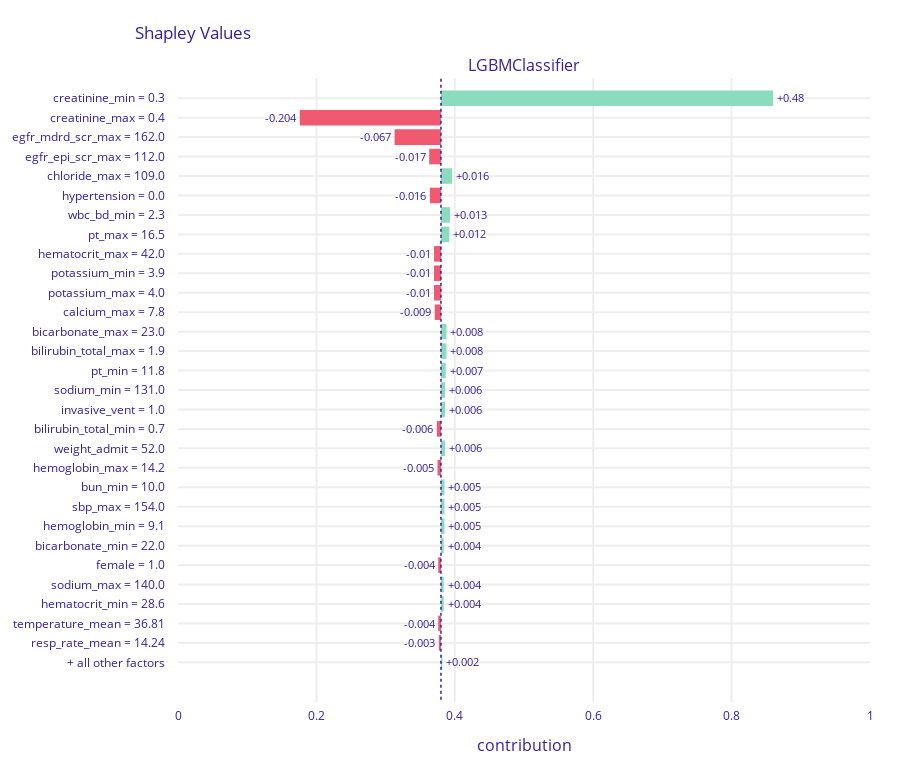
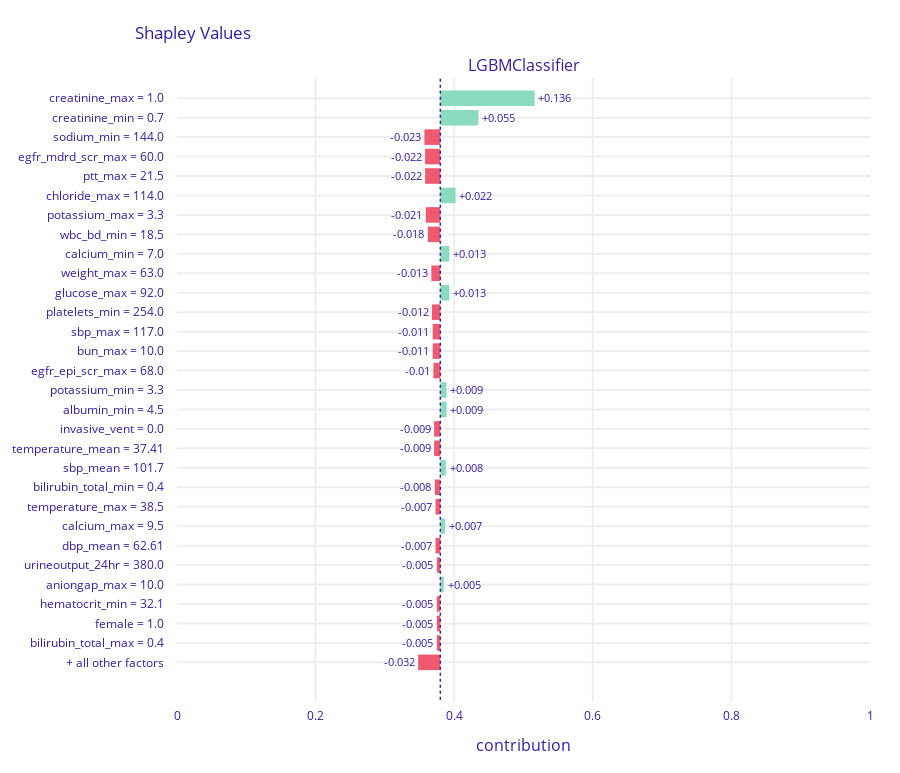

The notebook cell saved with these charts, in order:
### Markdown cell above
## SHAP plot using Dalex

### Code cell
import random
random.seed(42)
rand_list = random.sample(range(0, df_FP.shape[0]), 10)

clf_threshold = 0.38
import dalex as dx

# error_df = {"df_TN":df_TN, "df_FP":df_FP, "df_TP":df_TP, "df_FN":df_FN}
error_df = {"df_FP":df_FP}

for k,df in error_df.items():
    df_shap = df.drop(['y_pred','y_actual','error_category'], axis=1)

    for row_number in rand_list:
        print("Using DALEX SHAP on false positive instance with row number: "+str(row_number))
        exp.predict_parts(df_shap.iloc[[row_number]], N=100, type='shap').plot(min_max=[0,1], max_vars=30, baseline=clf_threshold)

### Figure 1 — Plotly figure (JSON) as saved in the notebook; plotly's stock layout.template omitted (floating-point values rounded to 4 significant figures)
{"data": [{"base": 0.38, "hoverinfo": "text", "hoverlabel": {"bgcolor": "rgba(0,0,0,0.8)"}, "hovertext": ["Average response: 0.38<br>Prediction: 0.653<br>creatinine_min = 0.3<br>increases average response <br>by 0.48", "Average response: 0.38<br>Prediction: 0.653<br>creatinine_max = 0.4<br>decreases average response <br>by 0.204", "Average response: 0.38<br>Prediction: 0.653<br>egfr_mdrd_scr_max = 162.0<br>decreases average response <br>by 0.067", "Average response: 0.38<br>Prediction: 0.653<br>egfr_epi_scr_max = 112.0<br>decreases average response <br>by 0.017", "Average response: 0.38<br>Prediction: 0.653<br>chloride_max = 109.0<br>increases average response <br>by 0.016", "Average response: 0.38<br>Prediction: 0.653<br>hypertension = 0.0<br>decreases average response <br>by 0.016", "Average response: 0.38<br>Prediction: 0.653<br>wbc_bd_min = 2.3<br>increases average response <br>by 0.013", "Average response: 0.38<br>Prediction: 0.653<br>pt_max = 16.5<br>increases average response <br>by 0.012", "Average response: 0.38<br>Prediction: 0.653<br>hematocrit_max = 42.0<br>decreases average response <br>by 0.01", "Average response: 0.38<br>Prediction: 0.653<br>potassium_min = 3.9<br>decreases average response <br>by 0.01", "Average response: 0.38<br>Prediction: 0.653<br>potassium_max = 4.0<br>decreases average response <br>by 0.01", "Average response: 0.38<br>Prediction: 0.653<br>calcium_max = 7.8<br>decreases average response <br>by 0.009", "Average response: 0.38<br>Prediction: 0.653<br>bicarbonate_max = 23.0<br>increases average response <br>by 0.008", "Average response: 0.38<br>Prediction: 0.653<br>bilirubin_total_max = 1.9<br>increases average response <br>by 0.008", "Average response: 0.38<br>Prediction: 0.653<br>pt_min = 11.8<br>increases average response <br>by 0.007", "Average response: 0.38<br>Prediction: 0.653<br>sodium_min = 131.0<br>increases average response <br>by 0.006", "Average response: 0.38<br>Prediction: 0.653<br>invasive_vent = 1.0<br>increases average response <br>by 0.006", "Average response: 0.38<br>Prediction: 0.653<br>bilirubin_total_min = 0.7<br>decreases average response <br>by 0.006", "Average response: 0.38<br>Prediction: 0.653<br>weight_admit = 52.0<br>increases average response <br>by 0.006", "Average response: 0.38<br>Prediction: 0.653<br>hemoglobin_max = 14.2<br>decreases average response <br>by 0.005", "Average response: 0.38<br>Prediction: 0.653<br>bun_min = 10.0<br>increases average response <br>by 0.005", "Average response: 0.38<br>Prediction: 0.653<br>sbp_max = 154.0<br>increases average response <br>by 0.005", "Average response: 0.38<br>Prediction: 0.653<br>hemoglobin_min = 9.1<br>increases average response <br>by 0.005", "Average response: 0.38<br>Prediction: 0.653<br>bicarbonate_min = 22.0<br>increases average response <br>by 0.004", "Average response: 0.38<br>Prediction: 0.653<br>female = 1.0<br>decreases average response <br>by 0.004", "Average response: 0.38<br>Prediction: 0.653<br>sodium_max = 140.0<br>increases average response <br>by 0.004", "Average response: 0.38<br>Prediction: 0.653<br>hematocrit_min = 28.6<br>increases average response <br>by 0.004", "Average response: 0.38<br>Prediction: 0.653<br>temperature_mean = 36.81<br>decreases average response <br>by 0.004", "Average response: 0.38<br>Prediction: 0.653<br>resp_rate_mean = 14.24<br>decreases average response <br>by 0.003", "Average response: 0.38<br>Prediction: 0.653<br>+ all other factors<br>increases average response <br>by 0.002"], "marker": {"color": ["#8bdcbe", "#f05a71", "#f05a71", "#f05a71", "#8bdcbe", "#f05a71", "#8bdcbe", "#8bdcbe", "#f05a71", "#f05a71", "#f05a71", "#f05a71", "#8bdcbe", "#8bdcbe", "#8bdcbe", "#8bdcbe", "#8bdcbe", "#f05a71", "#8bdcbe", "#f05a71", "#8bdcbe", "#8bdcbe", "#8bdcbe", "#8bdcbe", "#f05a71", "#8bdcbe", "#8bdcbe", "#f05a71", "#f05a71", "#8bdcbe"]}, "orientation": "h", "showlegend": false, "text": ["+0.48", "-0.204", "-0.067", "-0.017", "+0.016", "-0.016", "+0.013", "+0.012", "-0.01", "-0.01", "-0.01", "-0.009", "+0.008", "+0.008", "+0.007", "+0.006", "+0.006", "-0.006", "+0.006", "-0.005", "+0.005", "+0.005", "+0.005", "+0.004", "-0.004", "+0.004", "+0.004", "-0.004", "-0.003", "+0.002"], "textposition": "outside", "type": "bar", "x": [0.48, -0.204, -0.067, -0.017, 0.016, -0.016, 0.013, 0.012, -0.01, -0.01, -0.01, -0.009, 0.008, 0.008, 0.007, 0.006, 0.006, -0.006, 0.006, -0.005, 0.005, 0.005, 0.005, 0.004, -0.004, 0.004, 0.004, -0.004, -0.003, 0.002], "xaxis": "x", "y": ["creatinine_min = 0.3", "creatinine_max = 0.4", "egfr_mdrd_scr_max = 162.0", "egfr_epi_scr_max = 112.0", "chloride_max = 109.0", "hypertension = 0.0", "wbc_bd_min = 2.3", "pt_max = 16.5", "hematocrit_max = 42.0", "potassium_min = 3.9", "potassium_max = 4.0", "calcium_max = 7.8", "bicarbonate_max = 23.0", "bilirubin_total_max = 1.9", "pt_min = 11.8", "sodium_min = 131.0", "invasive_vent = 1.0", "bilirubin_total_min = 0.7", "weight_admit = 52.0", "hemoglobin_max = 14.2", "bun_min = 10.0", "sbp_max = 154.0", "hemoglobin_min = 9.1", "bicarbonate_min = 22.0", "female = 1.0", "sodium_max = 140.0", "hematocrit_min = 28.6", "temperature_mean = 36.81", "resp_rate_mean = 14.24", "+ all other factors"], "yaxis": "y"}], "layout": {"annotations": [{"font": {"size": 16}, "showarrow": false, "text": "LGBMClassifier", "x": 0.5, "xanchor": "center", "xref": "paper", "y": 1, "yanchor": "bottom", "yref": "paper"}, {"font": {"size": 16}, "showarrow": false, "text": "contribution", "x": 0.5, "xanchor": "center", "xref": "paper", "y": 0, "yanchor": "top", "yref": "paper", "yshift": -30}], "font": {"color": "#371ea3"}, "height": 773, "margin": {"b": 71, "r": 30, "t": 78}, "shapes": [{"line": {"color": "#371ea3", "dash": "dot", "width": 1.5}, "type": "line", "x0": 0.38, "x1": 0.38, "xref": "x", "y0": -1, "y1": 31, "yref": "y"}], "title": {"text": "Shapley Values", "x": 0.15}, "xaxis": {"anchor": "y", "automargin": true, "domain": [0, 1], "fixedrange": true, "gridwidth": 2, "range": [0, 1], "tickcolor": "white", "ticklen": 3, "ticks": "outside", "type": "linear", "zeroline": false}, "yaxis": {"anchor": "x", "automargin": true, "autorange": "reversed", "domain": [0, 1], "fixedrange": true, "gridwidth": 2, "tickcolor": "white", "ticklen": 10, "ticks": "outside", "type": "category"}}}

### Figure 2 — Plotly figure (JSON) as saved in the notebook; plotly's stock layout.template omitted (floating-point values rounded to 4 significant figures)
{"data": [{"base": 0.38, "hoverinfo": "text", "hoverlabel": {"bgcolor": "rgba(0,0,0,0.8)"}, "hovertext": ["Average response: 0.38<br>Prediction: 0.498<br>creatinine_max = 1.0<br>increases average response <br>by 0.136", "Average response: 0.38<br>Prediction: 0.498<br>creatinine_min = 0.7<br>increases average response <br>by 0.055", "Average response: 0.38<br>Prediction: 0.498<br>sodium_min = 144.0<br>decreases average response <br>by 0.023", "Average response: 0.38<br>Prediction: 0.498<br>egfr_mdrd_scr_max = 60.0<br>decreases average response <br>by 0.022", "Average response: 0.38<br>Prediction: 0.498<br>ptt_max = 21.5<br>decreases average response <br>by 0.022", "Average response: 0.38<br>Prediction: 0.498<br>chloride_max = 114.0<br>increases average response <br>by 0.022", "Average response: 0.38<br>Prediction: 0.498<br>potassium_max = 3.3<br>decreases average response <br>by 0.021", "Average response: 0.38<br>Prediction: 0.498<br>wbc_bd_min = 18.5<br>decreases average response <br>by 0.018", "Average response: 0.38<br>Prediction: 0.498<br>calcium_min = 7.0<br>increases average response <br>by 0.013", "Average response: 0.38<br>Prediction: 0.498<br>weight_max = 63.0<br>decreases average response <br>by 0.013", "Average response: 0.38<br>Prediction: 0.498<br>glucose_max = 92.0<br>increases average response <br>by 0.013", "Average response: 0.38<br>Prediction: 0.498<br>platelets_min = 254.0<br>decreases average response <br>by 0.012", "Average response: 0.38<br>Prediction: 0.498<br>sbp_max = 117.0<br>decreases average response <br>by 0.011", "Average response: 0.38<br>Prediction: 0.498<br>bun_max = 10.0<br>decreases average response <br>by 0.011", "Average response: 0.38<br>Prediction: 0.498<br>egfr_epi_scr_max = 68.0<br>decreases average response <br>by 0.01", "Average response: 0.38<br>Prediction: 0.498<br>potassium_min = 3.3<br>increases average response <br>by 0.009", "Average response: 0.38<br>Prediction: 0.498<br>albumin_min = 4.5<br>increases average response <br>by 0.009", "Average response: 0.38<br>Prediction: 0.498<br>invasive_vent = 0.0<br>decreases average response <br>by 0.009", "Average response: 0.38<br>Prediction: 0.498<br>temperature_mean = 37.41<br>decreases average response <br>by 0.009", "Average response: 0.38<br>Prediction: 0.498<br>sbp_mean = 101.7<br>increases average response <br>by 0.008", "Average response: 0.38<br>Prediction: 0.498<br>bilirubin_total_min = 0.4<br>decreases average response <br>by 0.008", "Average response: 0.38<br>Prediction: 0.498<br>temperature_max = 38.5<br>decreases average response <br>by 0.007", "Average response: 0.38<br>Prediction: 0.498<br>calcium_max = 9.5<br>increases average response <br>by 0.007", "Average response: 0.38<br>Prediction: 0.498<br>dbp_mean = 62.61<br>decreases average response <br>by 0.007", "Average response: 0.38<br>Prediction: 0.498<br>urineoutput_24hr = 380.0<br>decreases average response <br>by 0.005", "Average response: 0.38<br>Prediction: 0.498<br>aniongap_max = 10.0<br>increases average response <br>by 0.005", "Average response: 0.38<br>Prediction: 0.498<br>hematocrit_min = 32.1<br>decreases average response <br>by 0.005", "Average response: 0.38<br>Prediction: 0.498<br>female = 1.0<br>decreases average response <br>by 0.005", "Average response: 0.38<br>Prediction: 0.498<br>bilirubin_total_max = 0.4<br>decreases average response <br>by 0.005", "Average response: 0.38<br>Prediction: 0.498<br>+ all other factors<br>decreases average response <br>by 0.032"], "marker": {"color": ["#8bdcbe", "#8bdcbe", "#f05a71", "#f05a71", "#f05a71", "#8bdcbe", "#f05a71", "#f05a71", "#8bdcbe", "#f05a71", "#8bdcbe", "#f05a71", "#f05a71", "#f05a71", "#f05a71", "#8bdcbe", "#8bdcbe", "#f05a71", "#f05a71", "#8bdcbe", "#f05a71", "#f05a71", "#8bdcbe", "#f05a71", "#f05a71", "#8bdcbe", "#f05a71", "#f05a71", "#f05a71", "#f05a71"]}, "orientation": "h", "showlegend": false, "text": ["+0.136", "+0.055", "-0.023", "-0.022", "-0.022", "+0.022", "-0.021", "-0.018", "+0.013", "-0.013", "+0.013", "-0.012", "-0.011", "-0.011", "-0.01", "+0.009", "+0.009", "-0.009", "-0.009", "+0.008", "-0.008", "-0.007", "+0.007", "-0.007", "-0.005", "+0.005", "-0.005", "-0.005", "-0.005", "-0.032"], "textposition": "outside", "type": "bar", "x": [0.136, 0.055, -0.023, -0.022, -0.022, 0.022, -0.021, -0.018, 0.013, -0.013, 0.013, -0.012, -0.011, -0.011, -0.01, 0.009, 0.009, -0.009, -0.009, 0.008, -0.008, -0.007, 0.007, -0.007, -0.005, 0.005, -0.005, -0.005, -0.005, -0.032], "xaxis": "x", "y": ["creatinine_max = 1.0", "creatinine_min = 0.7", "sodium_min = 144.0", "egfr_mdrd_scr_max = 60.0", "ptt_max = 21.5", "chloride_max = 114.0", "potassium_max = 3.3", "wbc_bd_min = 18.5", "calcium_min = 7.0", "weight_max = 63.0", "glucose_max = 92.0", "platelets_min = 254.0", "sbp_max = 117.0", "bun_max = 10.0", "egfr_epi_scr_max = 68.0", "potassium_min = 3.3", "albumin_min = 4.5", "invasive_vent = 0.0", "temperature_mean = 37.41", "sbp_mean = 101.7", "bilirubin_total_min = 0.4", "temperature_max = 38.5", "calcium_max = 9.5", "dbp_mean = 62.61", "urineoutput_24hr = 380.0", "aniongap_max = 10.0", "hematocrit_min = 32.1", "female = 1.0", "bilirubin_total_max = 0.4", "+ all other factors"], "yaxis": "y"}], "layout": {"annotations": [{"font": {"size": 16}, "showarrow": false, "text": "LGBMClassifier", "x": 0.5, "xanchor": "center", "xref": "paper", "y": 1, "yanchor": "bottom", "yref": "paper"}, {"font": {"size": 16}, "showarrow": false, "text": "contribution", "x": 0.5, "xanchor": "center", "xref": "paper", "y": 0, "yanchor": "top", "yref": "paper", "yshift": -30}], "font": {"color": "#371ea3"}, "height": 773, "margin": {"b": 71, "r": 30, "t": 78}, "shapes": [{"line": {"color": "#371ea3", "dash": "dot", "width": 1.5}, "type": "line", "x0": 0.38, "x1": 0.38, "xref": "x", "y0": -1, "y1": 31, "yref": "y"}], "title": {"text": "Shapley Values", "x": 0.15}, "xaxis": {"anchor": "y", "automargin": true, "domain": [0, 1], "fixedrange": true, "gridwidth": 2, "range": [0, 1], "tickcolor": "white", "ticklen": 3, "ticks": "outside", "type": "linear", "zeroline": false}, "yaxis": {"anchor": "x", "automargin": true, "autorange": "reversed", "domain": [0, 1], "fixedrange": true, "gridwidth": 2, "tickcolor": "white", "ticklen": 10, "ticks": "outside", "type": "category"}}}
